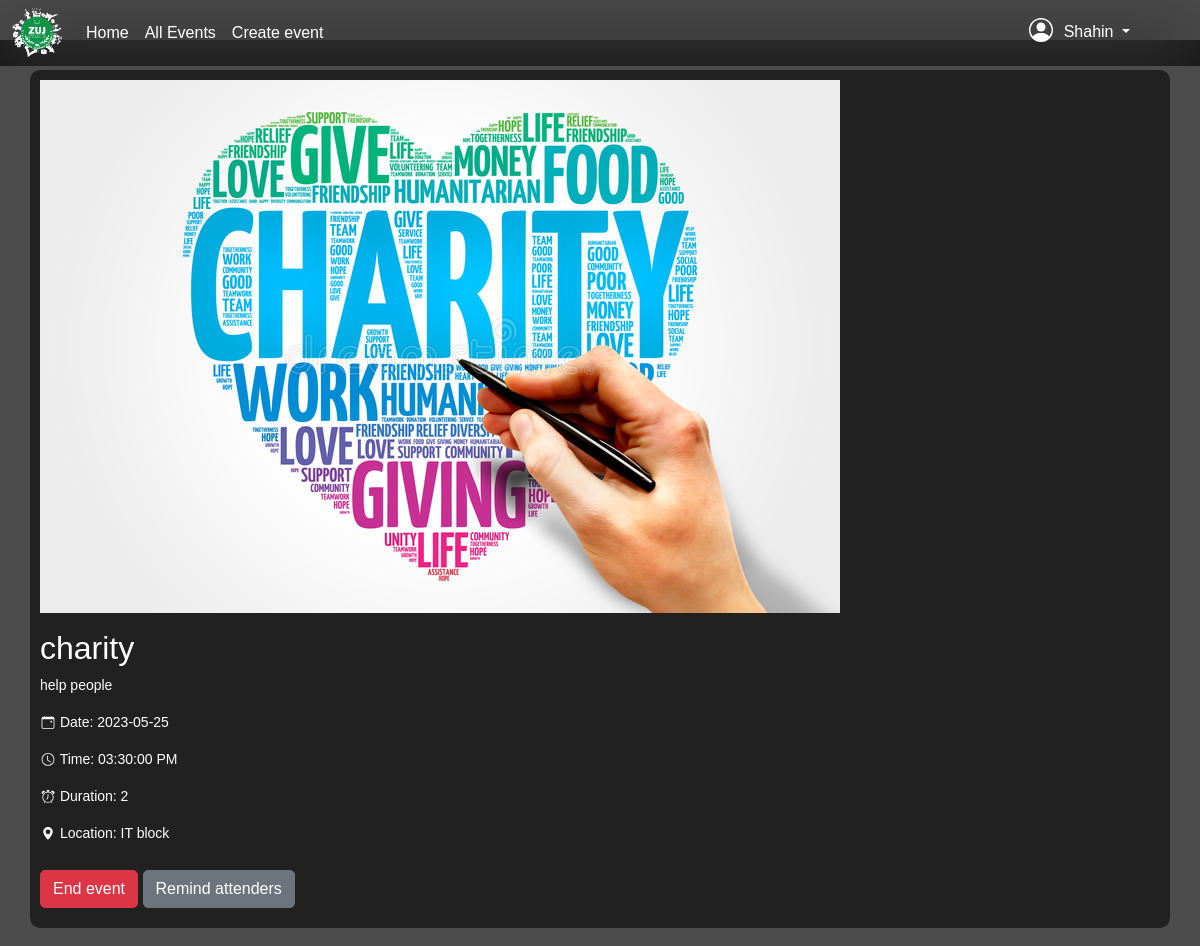
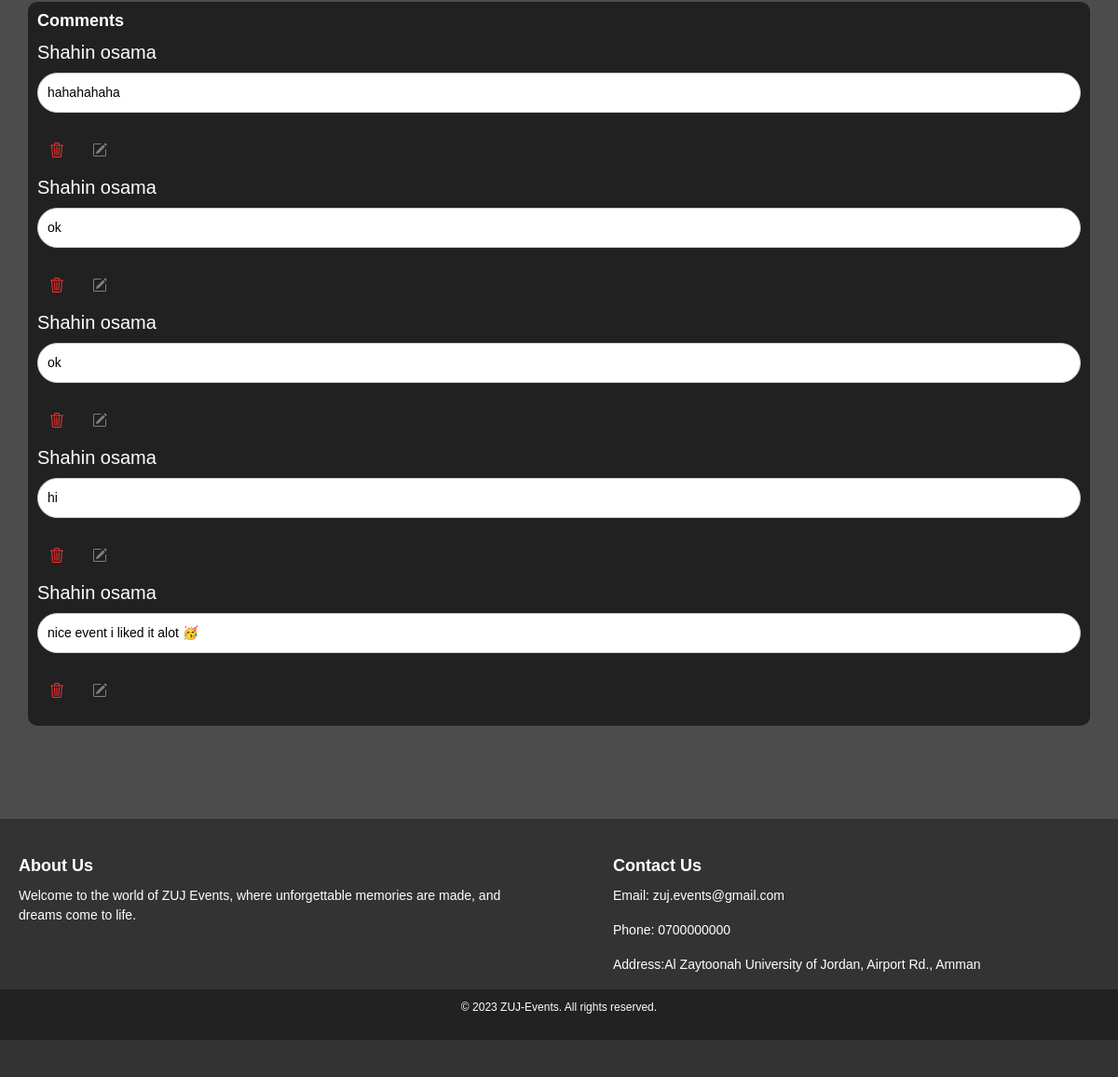
/SelectedEvent.php?key=11 (signed in), run on the app's committed database (2 pictures, top to bottom).
### tables this page shows
CREATE TABLE `events` (
  `event_id` int(11) NOT NULL,
  `event_name` varchar(111) NOT NULL COMMENT 'Event name ',
  `event_description` varchar(9999) NOT NULL COMMENT 'describe your event ',
  `event_datetime` datetime NOT NULL COMMENT 'when is your event',
  `event_duration` varchar(222) NOT NULL COMMENT 'how much time did it needs ',
  `event_location` varchar(222) NOT NULL COMMENT 'where is your event / combo box with college names',
  `event_type` varchar(222) NOT NULL COMMENT 'event type / combo box',
  `event_attendance_limit` int(222) NOT NULL COMMENT 'how much attendance the event can handle ',
  `event_image` text NOT NULL COMMENT 'Image url ',
  `status` varchar(99) NOT NULL,
  `user_id` int(255) DEFAULT NULL
);

CREATE TABLE `comments` (
  `comm_id` int(255) NOT NULL,
  `event_id` int(255) DEFAULT NULL COMMENT 'fk from event ',
  `comment` mediumtext NOT NULL COMMENT 'The comment',
  `user_id` int(255) DEFAULT NULL
);

CREATE TABLE `attendance_info` (
  `id` int(255) NOT NULL,
  `first_name` varchar(50) NOT NULL,
  `last_name` varchar(50) NOT NULL,
  `zuj_id` varchar(20) DEFAULT NULL,
  `email` varchar(100) DEFAULT NULL,
  `password` varchar(50) NOT NULL,
  `phone_number` varchar(20) NOT NULL,
  `university_name` varchar(100) DEFAULT NULL,
  `college_name` varchar(100) DEFAULT NULL,
  `user_status` varchar(255) NOT NULL
);

### SelectedEvent.php (the view, shortened to what this page needs)
<?php
include 'conn.php';
?>
<!DOCTYPE html>
<html>
<head>
    <link href="https://cdn.jsdelivr.net/npm/bootstrap@5.3.0-alpha3/dist/css/bootstrap.min.css" rel="stylesheet">
<link rel="stylesheet" href="https://cdn.jsdelivr.net/npm/bootstrap@5.3.0-alpha3/dist/css/bootstrap.min.css">
</head>
<body>
<?php
include 'header.php';
$user_id = $_SESSION['id'];
$event_id = $_GET['key'];
$eventSql = "SELECT * FROM events, attendance_info WHERE events.event_id = $event_id";
$eventResult = mysqli_query($connect, $eventSql);
$datetimeFromDB = '2023-05-25 15:30:00';
$dateTime = new DateTime($datetimeFromDB);
$date = $dateTime->format('Y-m-d');
$time = $dateTime->format('h:i:s A');
if (mysqli_num_rows($eventResult) > 0) {
    $eventRow = mysqli_fetch_assoc($eventResult);
    echo '
    <div class="container" style="background-color: rgba(0, 0, 0, 0.7); backdrop-filter: blur(40px); padding-top:20px; ">
    <div class="row" >
        <div class=" col-md-12">
            <div class="post">
                <p><img src="uploads/' . $eventRow['event_image'] . '" alt="Post Image"></p>
                <h2>' . $eventRow['event_name'] . '</h2>
                <p>' . $eventRow['event_description'] . '</p>
                <p><svg xmlns="http://www.w3.org/2000/svg" width="16" height="16" fill="currentColor" class="bi bi-calendar-event" viewBox="0 0 16 20">
  <path d="M11 6.5a.5.5 0 0 1 .5-.5h1a.5.5 0 0 1 .5.5v1a.5.5 0 0 1-.5.5h-1a.5.5 0 0 1-.5-.5v-1z"/>
  <path d="M3.5 0a.5.5 0 0 1 .5.5V1h8V.5a.5.5 0 0 1 1 0V1h1a2 2 0 0 1 2 2v11a2 2 0 0 1-2 2H2a2 2 0 0 1-2-2V3a2 2 0 0 1 2-2h1V.5a.5.5 0 0 1 .5-.5zM1 4v10a1 1 0 0 0 1 1h12a1 1 0 0 0 1-1V4H1z"/>
</svg> Date: ' . $date . '</p>
                <p><svg xmlns="http://www.w3.org/2000/svg" width="16" height="16" fill="currentColor" class="bi bi-clock" viewBox="0 0 16 20">
  <path d="M8 3.5a.5.5 0 0 0-1 0V9a.5.5 0 0 0 .252.434l3.5 2a.5.5 0 0 0 .496-.868L8 8.71V3.5z"/>
  <path d="M8 16A8 8 0 1 0 8 0a8 8 0 0 0 0 16zm7-8A7 7 0 1 1 1 8a7 7 0 0 1 14 0z"/>
</svg> Time: ' . $time . '</p>
                <p><svg xmlns="http://www.w3.org/2000/svg" width="16" height="16" fill="currentColor" class="bi bi-alarm" viewBox="0 0 16 20">
  <path d="M8.5 5.5a.5.5 0 0 0-1 0v3.362l-1.429 2.38a.5.5 0 1 0 .858.515l1.5-2.5A.5.5 0 0 0 8.5 9V5.5z"/>
  <path d="M6.5 0a.5.5 0 0 0 0 1H7v1.07a7.001 7.001 0 0 0-3.273 12.474l-.602.602a.5.5 0 0 0 .707.708l.746-.746A6.97 6.97 0 0 0 8 16a6.97 6.97 0 0 0 3.422-.892l.746.746a.5.5 0 0 0 .707-.708l-.601-.602A7.001 7.001 0 0 0 9 2.07V1h.5a.5.5 0 0 0 0-1h-3zm1.038 3.018a6.093 6.093 0 0 1 .924 0 6 6 0 1 1-.924 0zM0 3.5c0 .753.333 1.429.86 1.887A8.035 8.035 0 0 1 4.387 1.86 2.5 2.5 0 0 0 0 3.5zM13.5 1c-.753 0-1.429.333-1.887.86a8.035 8.035 0 0 1 3.527 3.527A2.5 2.5 0 0 0 13.5 1z"/>
</svg> Duration: ' . $eventRow['event_duration'] . '</p>
                <p><svg xmlns="http://www.w3.org/2000/svg" width="16" height="16" fill="currentColor" class="bi bi-geo-alt-fill" viewBox="0 0 16 20">
  <path d="M8 16s6-5.686 6-10A6 6 0 0 0 2 6c0 4.314 6 10 6 10zm0-7a3 3 0 1 1 0-6 3 3 0 0 1 0 6z"/>
</svg> Location: ' . $eventRow['event_location'] . '</p>';
 if ($eventRow['status'] == "end") {
    echo '<div class="endedevent"><a class="btn" style="background-color: #FF3030; border-radius:5px;">Ended</a></div>';
} else {
    if ($eventRow['user_id'] == $user_id) {
        echo '<div class="endevent">
    <button onclick="showConfirmationModal()" class="btn btn-danger" style="border-radius: 5px;">End event</button>
    <a href="reminder.php?key='.$eventRow['event_id'].'" class="btn btn-secondary" style="border-radius: 5px;">Remind attenders</a>
</div>';
    }
}
echo '</div>
    </div>
    <div class=" col-md-12">
        <div class="comment-section">
            <h3>Comments</h3>';
$commentSql = "SELECT * FROM comments , attendance_info WHERE comments.event_id = $event_id AND attendance_info.id=comments.user_id";
$commentResult = mysqli_query($connect, $commentSql);
if (mysqli_num_rows($commentResult) > 0) {
    while ($commentRow = mysqli_fetch_assoc($commentResult)) {
        echo '
        <h5 style="color: white;">' . $commentRow['first_name'] .' '. $commentRow['last_name'] .'</h5>
        <div class="comment">
            <p>' . $commentRow['comment'] . '</p>
        </div>';
        if ($commentRow['user_id'] == $user_id) {
            echo '
            <a href="deletecomment.php?key=' . $commentRow['comm_id'] . '" class="btn" style="color: #FF3030; border-radius:70px; right = 5px;">
                <svg xmlns="http://www.w3.org/2000/svg" width="16" height="16" fill="currentColor" class="bi bi-trash3" viewBox="0 0 16 16">
                    <path d="M6.5 1h3a.5.5 0 0 1 .5.5v1H6v-1a.5.5 0 0 1 .5-.5ZM11 2.5v-1A1.5 1.5 0 0 0 9.5 0h-3A1.5 1.5 0 0 0 5 1.5v1H2.506a.58.58 0 0 0-.01 0H1.5a.5.5 0 0 0 0 1h.538l.853 10.66A2 2 0 0 0 4.885 16h6.23a2 2 0 0 0 1.994-1.84l.853-10.66h.538a.5.5 0 0 0 0-1h-.995a.59.59 0 0 0-.01 0H11Zm1.958 1-.846 10.58a1 1 0 0 1-.997.92h-6.23a1 1 0 0 1-.997-.92L3.042 3.5h9.916Zm-7.487 1a.5.5 0 0 1 .528.47l.5 8.5a.5.5 0 0 1-.998.06L5 5.03a.5.5 0 0 1 .47-.53Zm5.058 0a.5.5 0 0 1 .47.53l-.5 8.5a.5.5 0 1 1-.998-.06l.5-8.5a.5.5 0 0 1 .528-.47ZM8 4.5a.5.5 0 0 1 .5.5v8.5a.5.5 0 0 1-1 0V5a.5.5 0 0 1 .5-.5Z"/>
                </svg>
            </a>
            <button class="btn" style="border-radius:70px; color: white;" onclick="openEditCommentModal(\'' . $commentRow['comm_id'] . '\', \'' . $commentRow['comment'] . '\')">
                <svg xmlns="http://www.w3.org/2000/svg" width="16" height="16" fill="grey" class="bi bi-pencil-square" viewBox="0 0 16 16">
                    <path d="M15.502 1.94a.5.5 0 0 1 0 .706L14.459 3.69l-2-2L13.502.646a.5.5 0 0 1 .707 0l1.293 1.293zm-1.75 2.456-2-2L4.939 9.21a.5.5 0 0 0-.121.196l-.805 2.414a.25.25 0 0 0 .316.316l2.414-.805a.5.5 0 0 0 .196-.12l6.813-6.814z"/>
                    <path fill-rule="evenodd" d="M1 13.5A1.5 1.5 0 0 0 2.5 15h11a1.5 1.5 0 0 0 1.5-1.5v-6a.5.5 0 0 0-1 0v6a.5.5 0 0 1-.5.5h-11a.5.5 0 0 1-.5-.5v-11a.5.5 0 0 1 .5-.5H9a.5.5 0 0 0 0-1H2.5A1.5 1.5 0 0 0 1 2.5v11z"/>
                </svg>
            </button>';
        } else {
            echo '';
        }
    }
} else {
    echo '<p>No comments found.</p>';
}
echo '</div>
    </div>
</div> ';
} else {
    echo '<p>No event found.</p>';
}
?>
</div>
</body>
<?php include 'footer.php'; ?>
</html>

### SelectedEvent.php (style rules this page uses)
* { box-sizing: border-box; }
body { font-family: Arial, sans-serif; margin: 0; margin-top: 40px; background-image: url('photo/1231.png'); background-size: cover; background-position: center; height: 100vh; }
.row { display: flex; flex-wrap: wrap; color: white; }
.post { padding: 10px; margin: 10px; border-radius: 10px; background-color: #212121; }
.post img { max-width: 100%; }
button { background-color: #0F9347; border: none; color: white; padding: 10px 20px; text-align: center; text-decoration: none; display: inline-block; font-size: 16px; margin: 10px 0; cursor: pointer; }
.comment-section { padding: 10px; margin: 10px; background-color: #212121; border-radius: 10px; margin-bottom: 100px; }
.comment-section h3 { margin-top: 0; }
.comment { border: 1px solid #ccc; padding: 10px; margin: 10px 0; color: black; background-color: white; border-radius: 100px; }
.comment p { margin: 0; word-wrap: break-word; }

### footer.php (style rules this page uses)
html { height: 100%; box-sizing: border-box; }
.container { max-width: 1200px; margin: 0 auto; padding: 0 20px; }
h3 { font-size: 18px; font-weight: bold; margin-bottom: 10px; }
p { font-size: 14px; line-height: 1.5; }

### data on the page
events: event_image (picture), event_name "charity", event_description "help people", event_duration "2", event_location "IT block"
comments: user.first_name "Shahin", user.last_name "osama", comment "hahahahaha"
comments: user.first_name "Shahin", user.last_name "osama", comment "ok"
comments: user.first_name "Shahin", user.last_name "osama", comment "ok"
comments: user.first_name "Shahin", user.last_name "osama", comment "hi"
comments: user.first_name "Shahin", user.last_name "osama", comment "nice event i liked it alot 🥳"

### other printed values
$_SESSION['first_name'] "Shahin"
$date "2023-05-25"
$time "03:30:00 PM"
